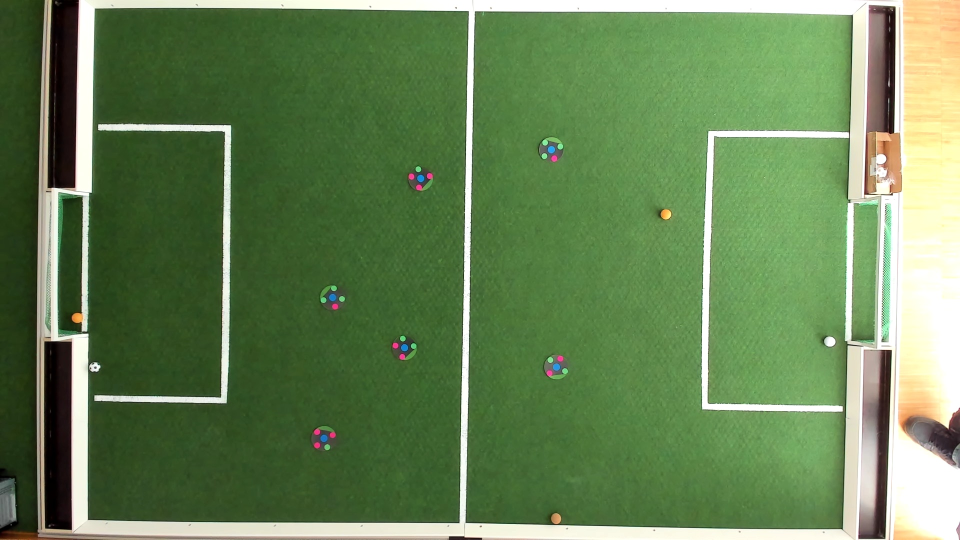
#> input picture FieldTest_AllLight_Off_Daylight(hight).jpg, 1920 x 1080 px (shown at 1/2 size)
$ python -i ImageProcessing.py   (imports and definitions only)
#> lines starting #> are read from the running program, lines starting #| are printed output that depends on the picture
#> further down, picture is the input picture: shape (1080, 1920, 3); mean B, G, R 85.3, 131.6, 103.4
import json
from pickle import TRUE
import cv2
import numpy as np
import time
import imutils
from math import atan2, cos, sin, sqrt, pi, acos
from skimage.transform import (hough_line, hough_line_peaks)
import logging
import threading
from multiprocessing.pool import ThreadPool
from multiprocessing import Process, Queue
import multiprocessing as mp
from multiprocessing import Pool
import multiprocessing
import cython_me
from os import path
import os
from datetime import date, datetime

class Image_Processing():
    """ This class get images from DetectRobotBall """
    # This Parameters are belongs to the CLASS
    ########## Dimension in cintimeteres ########
#   0 ################## X ######################
    #                                           #
    #                                           #
    #                                           #
#   Y                 center                    #
    #                                           #
    #                                           #
    #                                           #
    #############################################

    Field_Size_X_Direction  = 277
    Field_Size_Y_Direction  = 188

    # Application Control Parameters #
    MASK_COLOR_THRESHOLD            = True     # This Value should be as True to work correctly !!!
    CENTER_CORDINATE                = False
    PRINT_DEBUG                     = False

    def __init__(self):
        # super(multiprocessing.Process, self).__init__()
        self._Frame_Data    = {}
        self.__list_num         = 0
        self.__Dict_Robot_Image = {}

        self.area_of_circle_min = 0
        self.area_of_circle_max = 0
        self.boolArea = False

        self.pTime = 0
        self.robot_center_pos = None

        self.xCoef              = 0
        self.yCoef              = 0
        self.xFrameSizePixel    = 0
        self.yFrameSizePixel    = 0
        self.RoboXRatioFrame    = 0
        self.RoboYRatioFrame    = 0
        self.color_range        = None
        self.ConfigFrame        = None
        self.dict_crop_img_info = {}
        self.frameNew = 0
        self.circlePackCounter = 0
        self.startProc = False
        self.ifSet = False

        self.__read_color_config_json_file()
        # self.start()

    def __read_color_config_json_file(self):
        try:
        # try to load the json file if exist
            with open("./src/Config/Robo_Color_Config.json") as color_config:
#> (reads Robo_Color_Config.json from the repository)
                self.color_range = json.load(color_config)
        # Catch Err in this case might be naming diff in json file and print defined
        except Exception as e:
            self.color_range = None
            print(f'Could Not Find Color Config .json File {e}')

        try:

        # try to load the json file if exist
            with open("./src/Config/CameraConfig.json") as color_config:
#> (reads CameraConfig.json from the repository)
                self.ConfigFrame = json.load(color_config)
        # Catch Err in this case might be naming diff in json file and print defined
        except Exception as e:
            self.ConfigFrame = None
            print(f'Could Not Find Color Config .json File {e}')

    # [543 lines left out: functions _start_process, _detect_blue_circle, _calculate_area_of_circle, find_contours_mask, set_image_filter, _crop_robot_circle and 9 more, not called in this run]

    def calculate_contours_area(self, contours = None):
        return cv2.contourArea(contours)

    def calculate_moment(self, contours = None):
        return cv2.moments(contours)

    ############################ GARBAGE FUNCTION ############################
    def detect_robot_id_gray_scale(self, frame: cv2.VideoCapture.read):
        # Contants:

        robot_num  = 1
        if_is_ball = False

        ret, thresh1 = cv2.threshold(frame, 95, 255, cv2.THRESH_BINARY)
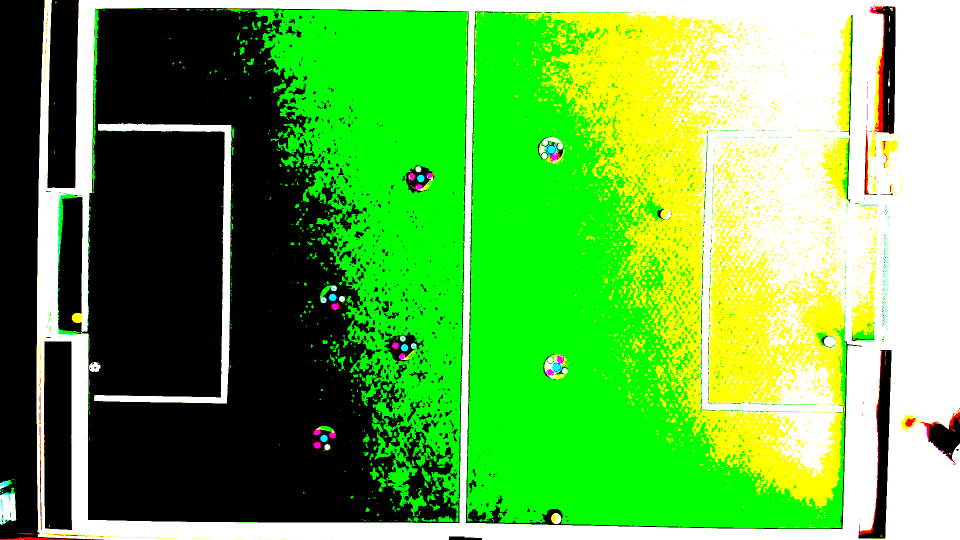
#> thresh1: shape (1080, 1920, 3) (shown at 1/2 size); mean B, G, R 69.1, 171.6, 97.3
        ret, thresh2 = cv2.threshold(frame, 115, 255, cv2.THRESH_BINARY)
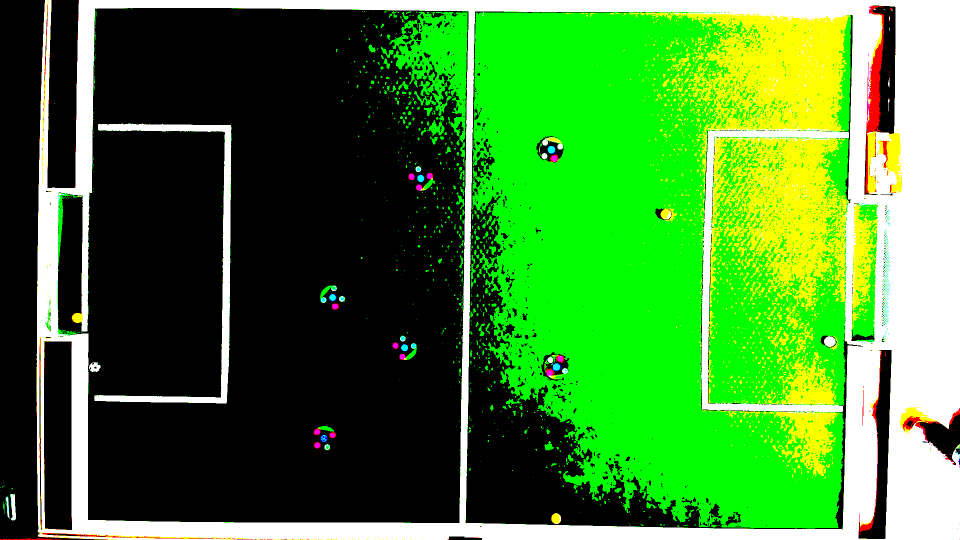
#> thresh2: shape (1080, 1920, 3) (shown at 1/2 size); mean B, G, R 46.7, 132.9, 66.6
        blue_thresh = thresh1 - thresh2
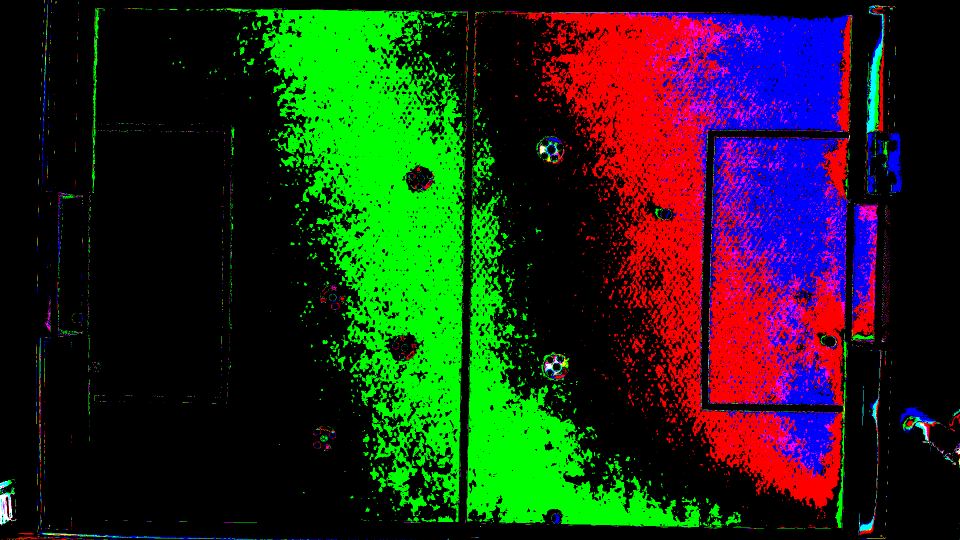
#> blue_thresh: shape (1080, 1920, 3) (shown at 1/2 size); mean B, G, R 22.4, 38.8, 30.8

        # [7 lines of commented-out code are left out]

#> (the run stopped early here; a loop or call above may not have finished)
